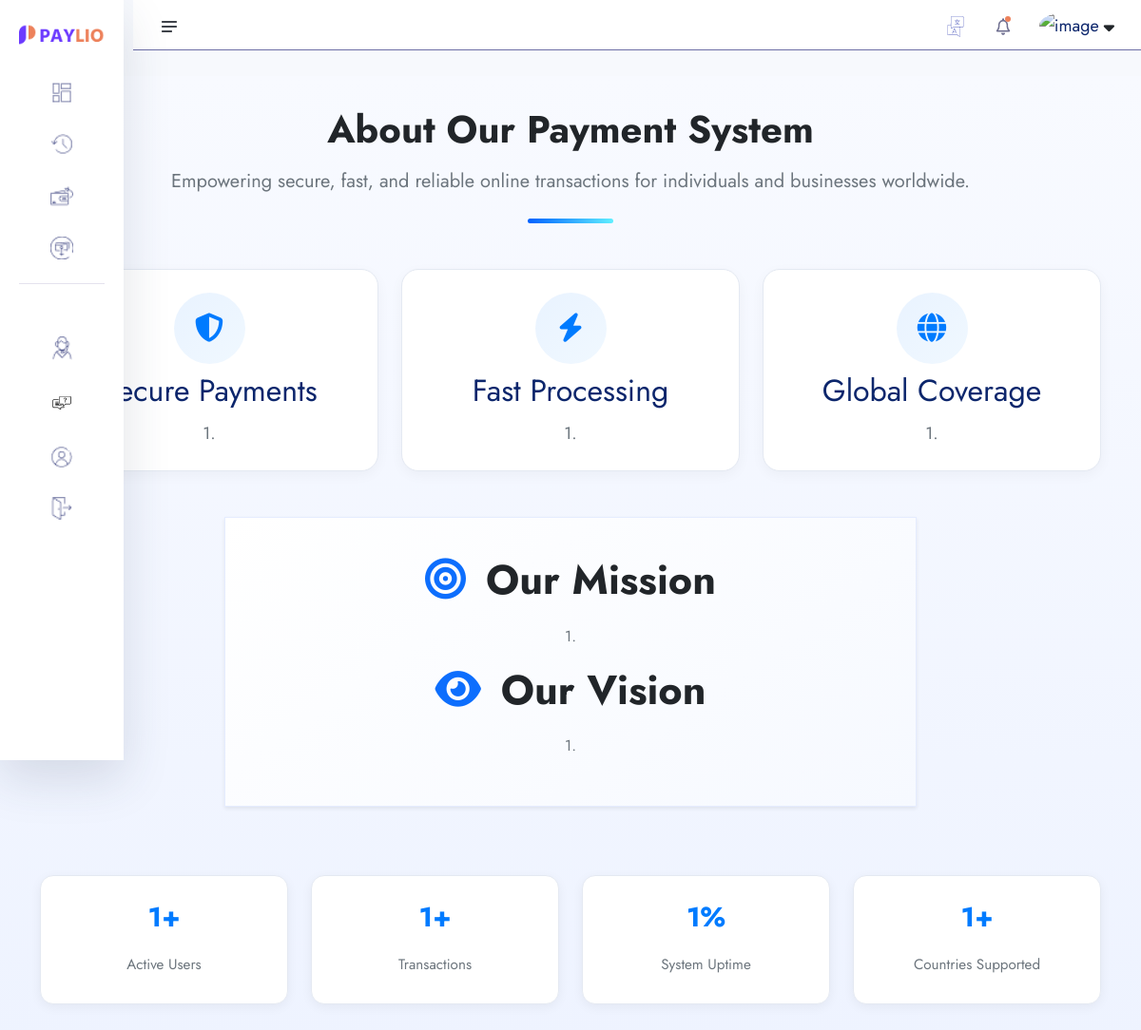
Before: /about-us with the older database file.
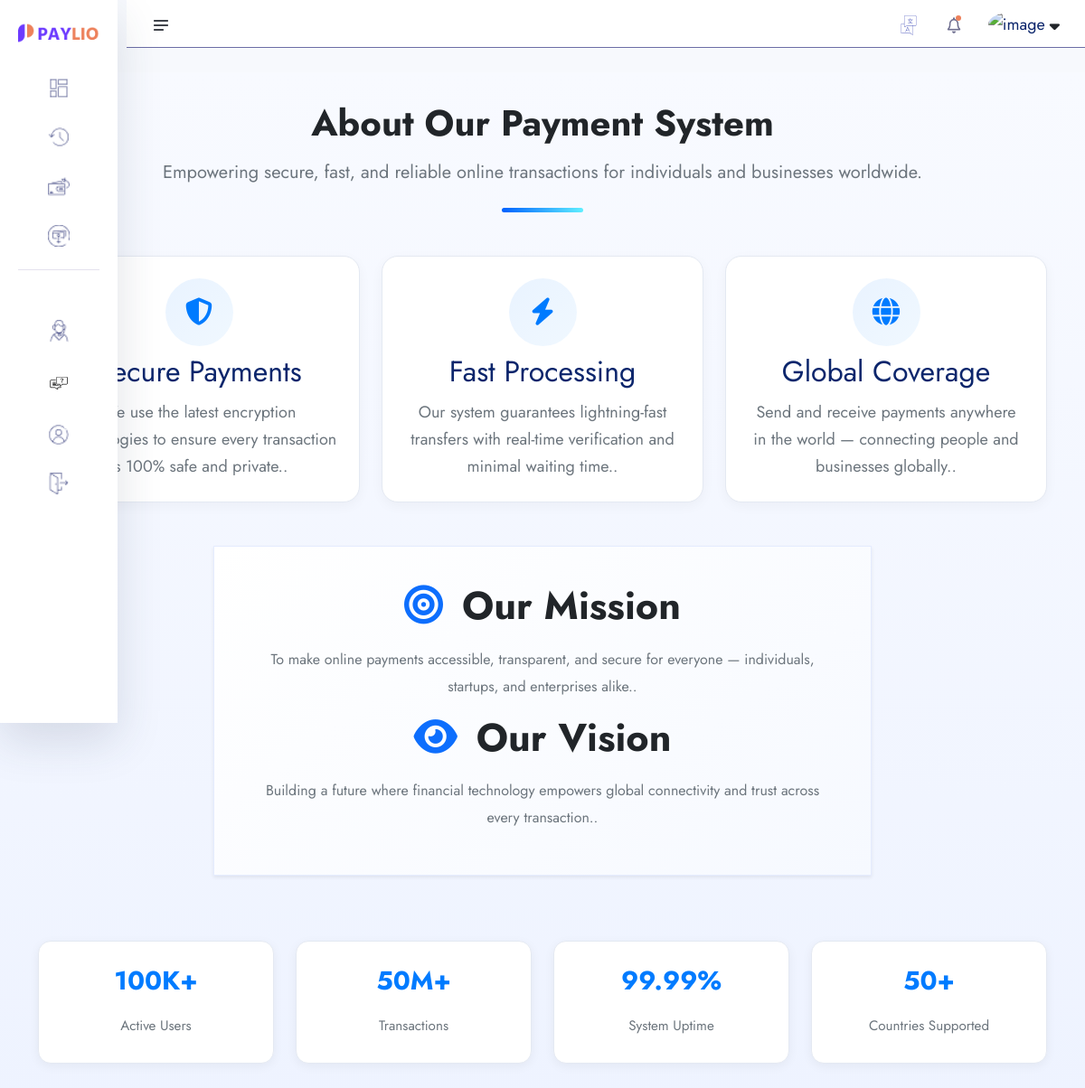
After: the same page with the newer database file.
### core/models.py (models this page shows, shortened)
class Company(models.Model):
    name = models.CharField(_('name'),max_length=255)
    logo = models.ImageField(_('logo'),upload_to='company_logos')
    see_how_it_Works = models.FileField(_('See How it Works'),upload_to='videos')
    address = models.CharField(_('address'),max_length=255)
    support_mail = models.EmailField(_('Support Mail'),max_length=200, null=True, blank=True)
    phone_number = models.CharField(_('Phone Number'),max_length=255, null=True, blank=True)
    android_app = models.URLField(_('android app'),max_length=200, null=True, blank=True)
    ios_app = models.URLField(_('ios app'),max_length=200, null=True, blank=True)
    how_to_send_money_online = models.CharField(max_length=1000)
    how_much_are_money_transfer_fees = models.CharField(max_length=1000)
    what_is_the_fastest_way_to_send_money_abroad = models.CharField(max_length=1000)
    how_to_use_app = models.CharField(max_length=1000)
    how_does_Paylio_protect_your_money = models.CharField(max_length=1000)
    are_money_transfer_apps_safe = models.CharField(max_length=1000)
    how_much_money_can_i_send = models.CharField(max_length=1000)
    which_currency_can_i_send = models.CharField(max_length=1000)
    Cancel_transaction = models.CharField(max_length=1000)
    Can_i_send_multiple_payments = models.CharField(max_length=1000)
    secure_payments = models.CharField(_('Secure Payments'),max_length=255)
    fast_processing = models.CharField(_('Fast Processing'),max_length=255)
    global_coverage = models.CharField(_('Global Coverage'),max_length=255)
    our_mission = models.CharField(_('Our Mission'),max_length=255)
    our_vision = models.CharField(_('Our Vision'),max_length=255)
    transactions = models.CharField(_('Transactions'),max_length=255)
    active_users = models.CharField(_('Active Users'),max_length=255)
    countries_supported = models.CharField(_('Countries Supported'),max_length=255)
    system_uptime = models.CharField(_('System Uptime'),max_length=255)

### core/views.py (the view)
# urls.py: path('about-us',about_us, name='about_us'),
def about_us(request):
    return render(request, 'core/about-us.html')

### core/company_contexet_processor.py (called while the page is built)
def get_company_data(request):
    data = Company.objects.last()
    return {'company_data': data }

### core/templates/core/about-us.html (shortened to what this page needs)
{% extends "auth_base.html" %}
{% load static %}
{% block content %}
<link rel="stylesheet" href="https://cdnjs.cloudflare.com/ajax/libs/font-awesome/6.5.0/css/all.min.css" />
<section class="inner-section about-part py-5" style="background: linear-gradient(180deg, #f8faff 0%, #eef3ff 100%); margin-top: 80px;">
  <div class="container">
    <div class="text-center mb-5 fade-in">
      <h2 class="fw-bold text-dark display-6 mb-3">About Our Payment System</h2>
      <p class="text-muted fs-5 mb-4">
        Empowering secure, fast, and reliable online transactions for individuals and businesses worldwide.
      </p>
      <div class="divider mx-auto"></div>
    </div>
    <div class="row justify-content-center text-center g-4 mb-5">
      <div class="col-md-6 col-lg-4">
        <div class="info-card p-4 h-100">
          <div class="icon-wrapper mb-3">
            <i class="fa-solid fa-shield-halved"></i>
          </div>
          <h4 class="fw-semibold">Secure Payments</h4>
          <p class="text-muted mt-2">
            {{ company_data.secure_payments }}.
          </p>
        </div>
      </div>
      <div class="col-md-6 col-lg-4">
        <div class="info-card p-4 h-100">
          <div class="icon-wrapper mb-3">
            <i class="fa-solid fa-bolt"></i>
          </div>
          <h4 class="fw-semibold">Fast Processing</h4>
          <p class="text-muted mt-2">
            {{ company_data.fast_processing }}.
          </p>
        </div>
      </div>
      <div class="col-md-6 col-lg-4">
        <div class="info-card p-4 h-100">
          <div class="icon-wrapper mb-3">
            <i class="fa-solid fa-globe"></i>
          </div>
          <h4 class="fw-semibold">Global Coverage</h4>
          <p class="text-muted mt-2">
            {{ company_data.global_coverage }}.
          </p>
        </div>
      </div>
    </div>
    <div class="row justify-content-center text-center g-5 fade-in">
      <div class="col-lg-8">
        <div class="mission-vision bg-white shadow-sm rounded-4 p-5">
          <h3 class="fw-bold text-dark mb-3"><i class="fa-solid fa-bullseye text-primary me-2"></i> Our Mission</h3>
          <p class="text-muted mb-4 fs-6">
            {{ company_data.our_mission }}.
          </p>
          <h3 class="fw-bold text-dark mb-3"><i class="fa-solid fa-eye text-primary me-2"></i> Our Vision</h3>
          <p class="text-muted fs-6">
            {{ company_data.our_vision }}.
          </p>
        </div>
      </div>
    </div>
    <div class="row justify-content-center text-center mt-5 g-4">
      <div class="col-md-3 col-6 fade-in"><div class="stats-box"><h3>{{ company_data.active_users }}+</h3><p>Active Users</p></div></div>
      <div class="col-md-3 col-6 fade-in"><div class="stats-box"><h3>{{ company_data.transactions }}+</h3><p>Transactions</p></div></div>
      <div class="col-md-3 col-6 fade-in"><div class="stats-box"><h3>{{ company_data.system_uptime }}%</h3><p>System Uptime</p></div></div>
      <div class="col-md-3 col-6 fade-in"><div class="stats-box"><h3>{{ company_data.countries_supported }}+</h3><p>Countries Supported</p></div></div>
    </div>
  </div>
</section>
{% endblock content %}

### templates/auth_base.html (shortened to what this page needs)
{% load static %}
<!doctype html>
<html lang="en">
<head>
    <link rel="stylesheet" href="{% static 'assets1/css/bootstrap.min.css' %}">
    <link rel="stylesheet" href="{% static 'assets1/css/fontawesome.min.css' %}">
    <link rel="stylesheet" href="{% static 'assets1/css/jquery-ui.css' %}">
    <link rel="stylesheet" href="{% static 'assets1/css/plugin/apexcharts.css' %}">
    <link rel="stylesheet" href="{% static 'assets1/css/plugin/nice-select.css' %}">
    <link rel="stylesheet" href="{% static 'assets1/css/arafat-font.css' %}">
    <link rel="stylesheet" href="{% static 'assets1/css/plugin/animate.css' %}">
    <link rel="stylesheet" href="{% static 'assets1/css/style.css' %}">
</head>
<body>
    <header class="header-section body-collapse">
        <div class="overlay">
            <div class="container-fruid">
                <div class="row d-flex header-area">
                    <div class="navbar-area d-flex align-items-center justify-content-between">
                        <div class="sidebar-icon">
                            <img src="{% static 'assets1/images/icon/menu.png' %}" alt="icon">
                        </div>
                        <div class="dashboard-nav">
                            <div class="single-item language-area">
                                <div class="language-btn">
                                    <img src="{% static 'assets1/images/icon/lang.png' %}" alt="icon">
                                </div>
                            </div>
                            <div class="single-item notifications-area">
                                <div class="notifications-btn">
                                    <img src="{% static 'assets1/images/icon/bell.png' %}" class="bell-icon" alt="icon">
                                </div>
                            </div>
                            <div class="single-item user-area">
                                <div class="profile-area d-flex align-items-center">
                                    <span class="user-profile">
                                        {% if request.user.kyc.image %}
                                            <img src="{{request.user.kyc.image.url}}" style="width: 60px; height: 60px; border-radius: 50%; object-fit: cover;" alt="image">
                                        {% else %}
                                            <img src="{% static 'assets1/images/default.jpg' %}" style="width: 50px; height: 50px; border-radius: 50%; object-fit: cover;" alt="image">
                                        {% endif %}
                                    </span>
                                    <i class="fa-solid fa-sort-down"></i>
                                </div>
                            </div>
                        </div>
                    </div>
                    <div class="sidebar-wrapper">
                        <div class="sidebar-logo">
                            <a href="/"><img src="{{ company_data.logo.url }}" alt="logo"></a>
                        </div>
                        <ul>
                            <li>
                                <a href="{% url 'account:dashboard' %}">
                                    <img src="{% static 'assets1/images/icon/dashboard.png' %}" alt="Dashboard"> <span>Dashboard</span>
                                </a>
                            </li>
                            <li>
                                <a href="{% url 'core:transactions' %}">
                                    <img src="{% static 'assets1/images/icon/transactions.png' %}" alt="Transactions"> <span>Transactions</span>
                                </a>
                            </li>
                            <li>
                                <a href="{% url 'core:search-account' %}">
                                    <img src="{% static 'assets1/images/icon/pay.png' %}" alt="Pay"> <span>Pay</span>
                                </a>
                            </li>
                            <li>
                                <a href="{% url 'core:request-search-account' %}">
                                    <img src="{% static 'assets1/images/icon/receive.png' %}" alt="Receive"> <span>Receive</span>
                                </a>
                            </li>
                        </ul>
                        <ul class="bottom-item">
                            <li>
                            </li>
                            <li>
                                <a href="{% url 'core:contatct_us' %}">
                                    <img src="{% static 'assets1/images/icon/support.png' %}" alt="Contact Us"> <span>Contact Us</span>
                                </a>
                            </li>
                            <li>
                                <a href="{% url 'core:faq' %}">
                                    <img src="{% static 'assets1/images/icon/icon-faqs.png' %}" style="width: 30px; height: 30px; grayscale(100%) brightness(60%) opacity(0.6); background-color: #BFC1DA;" alt="faq"> <span>FAQ</span>
                                </a>
                            </li>
                            <li class="">
                                <a href="{% url 'account:account' %}">
                                    <img src="{% static 'assets1/images/icon/account.png' %}" alt="Account"> <span>Account</span>
                                </a>
                            </li>
                            <li>
                                <a href="{% url 'userauths:sign-out' %}">
                                    <img src="{% static 'assets1/images/icon/quit.png' %}" alt="Quit"> <span>Quit</span>
                                </a>
                            </li>
                        </ul>
                    </div>
                </div>
            </div>
        </div>
    </header>
    {% block content %}
    {% endblock content %}
</body>
</html>

### core/templates/core/about-us.html (style rules this page uses)
.divider { width: 90px; height: 5px; background: linear-gradient(90deg, #0061ff, #60efff); border-radius: 6px; animation: grow 0.8s ease-in-out; }
.info-card { background: #fff; border-radius: 18px; border: 1px solid #e4e9f2; box-shadow: 0 4px 14px rgba(0, 0, 0, 0.04); transition: all 0.3s ease; }
.icon-wrapper { width: 75px; height: 75px; margin: 0 auto; border-radius: 50%; display: flex; align-items: center; justify-content: center; background: linear-gradient(135deg, #e9f3ff, #f0f8ff); font-size: 1.9rem; color: #007bff; transition: all 0.3s ease; }
.mission-vision { border: 1px solid #e5ecff; background: linear-gradient(145deg, #ffffff, #f6f9ff); transition: all 0.4s ease; }
.stats-box { background: #fff; border: 1px solid #e4e9f2; padding: 1.6rem 1rem; border-radius: 14px; box-shadow: 0 3px 12px rgba(0, 0, 0, 0.05); transition: all 0.3s ease; }
.stats-box h3 { color: #007bff; font-weight: 700; margin-bottom: 0.4rem; font-size: 1.8rem; }
.stats-box p { color: #6c757d; font-size: 0.95rem; }
.fade-in { opacity: 0; animation: fadeIn 1s forwards; }

Changed rows visible on the page:
changed Company: secure_payments "1" → "We use the latest encryption technologies to ensure every transaction is 100% safe and private."; fast_processing "1" → "Our system guarantees lightning-fast transfers with real-time verification and minimal waiting time."; global_coverage "1" → "Send and receive payments anywhere in the world — connecting people and businesses globally."; our_mission "1" → "To make online payments accessible, transparent, and secure for everyone — individuals, startups, and enterprises alike."; our_vision "1" → "Building a future where financial technology empowers global connectivity and trust across every transaction."; active_users "1" → "100K"; transactions "1" → "50M"; system_uptime "1" → "99.99"; countries_supported "1" → "50"
